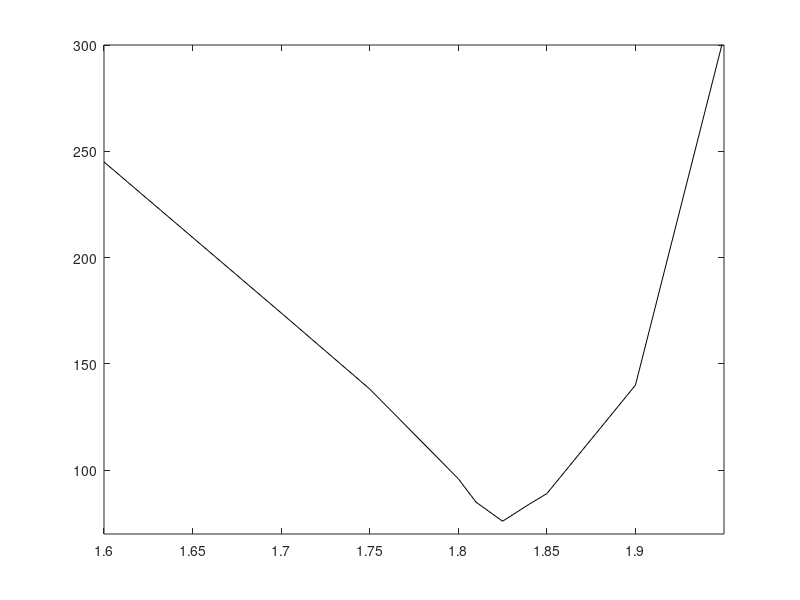

Reproduce this figure in MATLAB.
figure()
w=[1.6 1.7 1.75 1.8 1.81 1.825 1.84 1.85 1.9 1.95]
k=[245 174 138.2 96 85 76 84 89 140 304]
plot(w,k,'k')
axis([1.6 1.95 70 300])